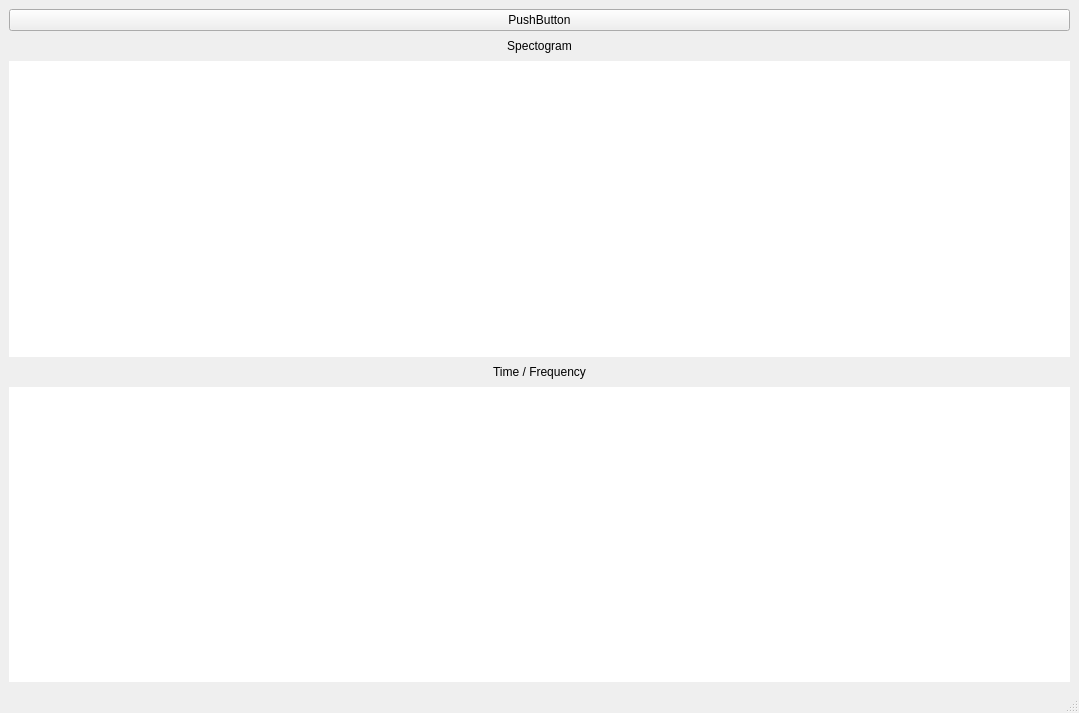
<?xml version="1.0" encoding="UTF-8"?>
<ui version="4.0">
 <class>MainWindow</class>
 <widget class="QMainWindow" name="MainWindow">
  <property name="geometry">
   <rect>
    <x>0</x>
    <y>0</y>
    <width>1079</width>
    <height>713</height>
   </rect>
  </property>
  <property name="windowTitle">
   <string>MainWindow</string>
  </property>
  <widget class="QWidget" name="centralwidget">
   <layout class="QGridLayout" name="gridLayout">
    <item row="0" column="0">
     <layout class="QVBoxLayout" name="verticalLayout">
      <item>
       <widget class="QPushButton" name="OpenFile_btn">
        <property name="text">
         <string>PushButton</string>
        </property>
       </widget>
      </item>
      <item>
       <widget class="QLabel" name="label_3">
        <property name="maximumSize">
         <size>
          <width>16777215</width>
          <height>18</height>
         </size>
        </property>
        <property name="layoutDirection">
         <enum>Qt::LeftToRight</enum>
        </property>
        <property name="text">
         <string>Spectogram</string>
        </property>
        <property name="alignment">
         <set>Qt::AlignCenter</set>
        </property>
       </widget>
      </item>
      <item>
       <widget class="QLabel" name="spectogram_label">
        <property name="font">
         <font>
          <kerning>true</kerning>
         </font>
        </property>
        <property name="autoFillBackground">
         <bool>false</bool>
        </property>
        <property name="styleSheet">
         <string notr="true">background-color: rgb(255, 255, 255)</string>
        </property>
        <property name="text">
         <string/>
        </property>
       </widget>
      </item>
      <item>
       <widget class="QLabel" name="label_4">
        <property name="maximumSize">
         <size>
          <width>16777215</width>
          <height>18</height>
         </size>
        </property>
        <property name="text">
         <string>Time / Frequency</string>
        </property>
        <property name="alignment">
         <set>Qt::AlignCenter</set>
        </property>
       </widget>
      </item>
      <item>
       <widget class="QLabel" name="timefreq_label">
        <property name="autoFillBackground">
         <bool>false</bool>
        </property>
        <property name="styleSheet">
         <string notr="true">background-color: rgb(255, 255, 255)</string>
        </property>
        <property name="text">
         <string/>
        </property>
       </widget>
      </item>
     </layout>
    </item>
   </layout>
  </widget>
  <widget class="QMenuBar" name="menubar">
   <property name="geometry">
    <rect>
     <x>0</x>
     <y>0</y>
     <width>1079</width>
     <height>26</height>
    </rect>
   </property>
  </widget>
  <widget class="QStatusBar" name="statusbar"/>
 </widget>
 <resources/>
 <connections/>
</ui>
